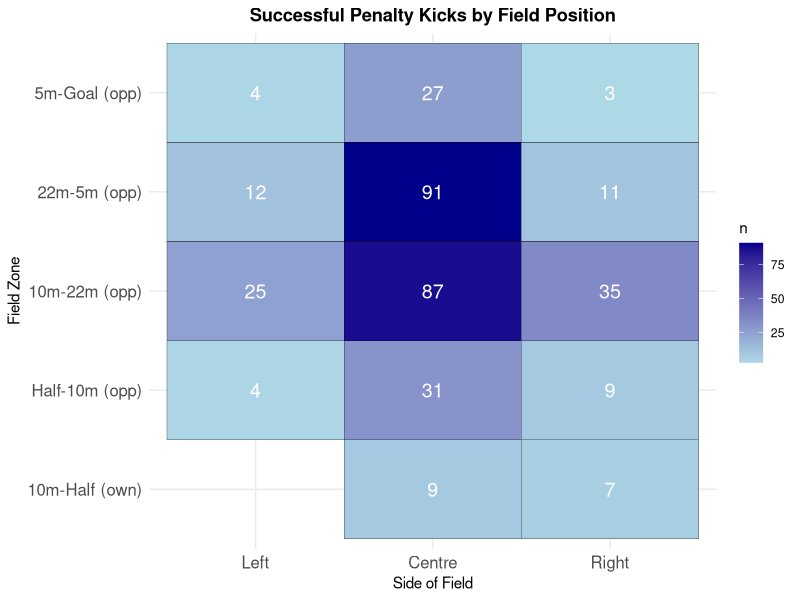
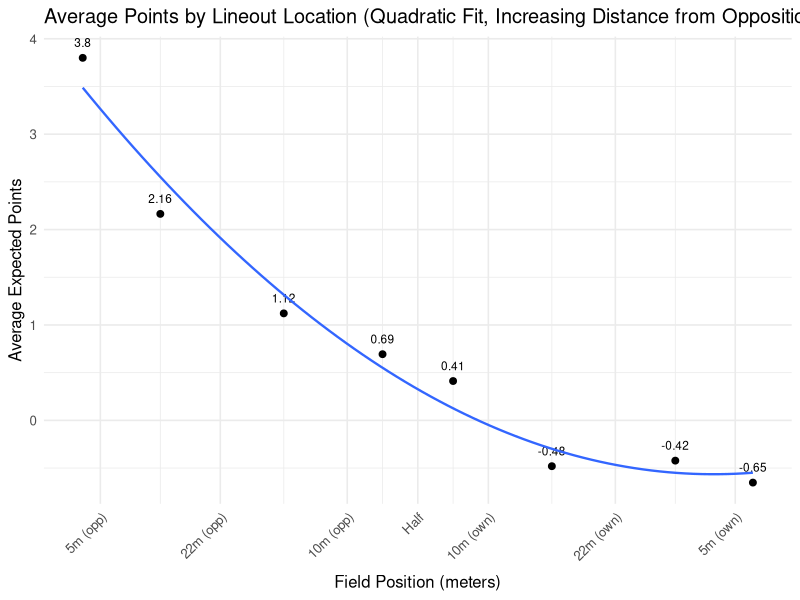
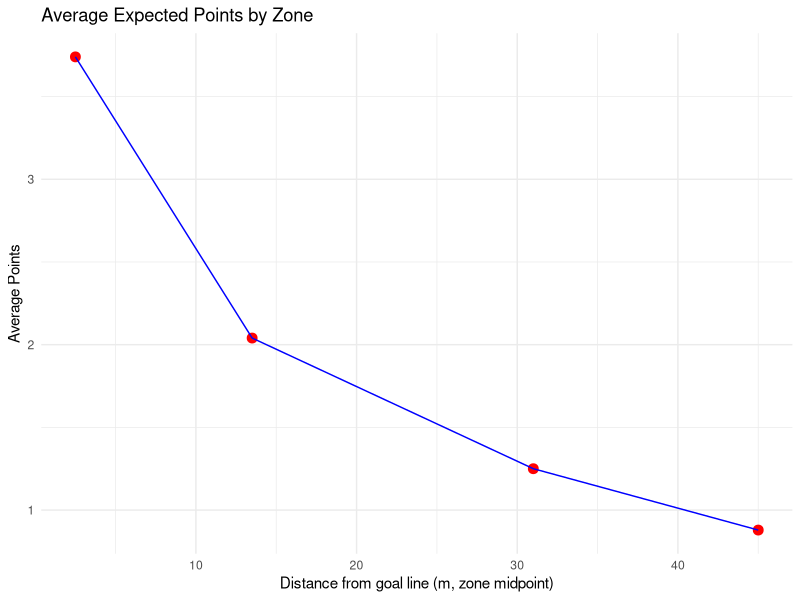
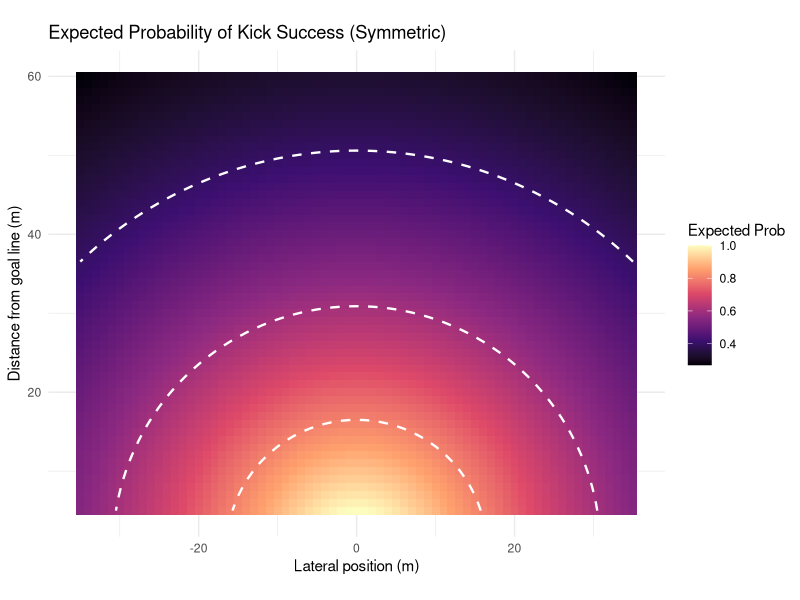
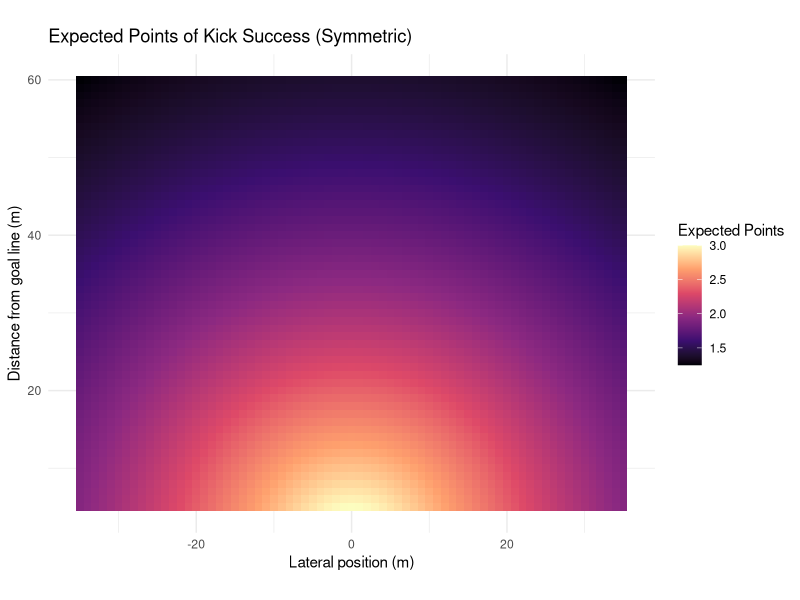
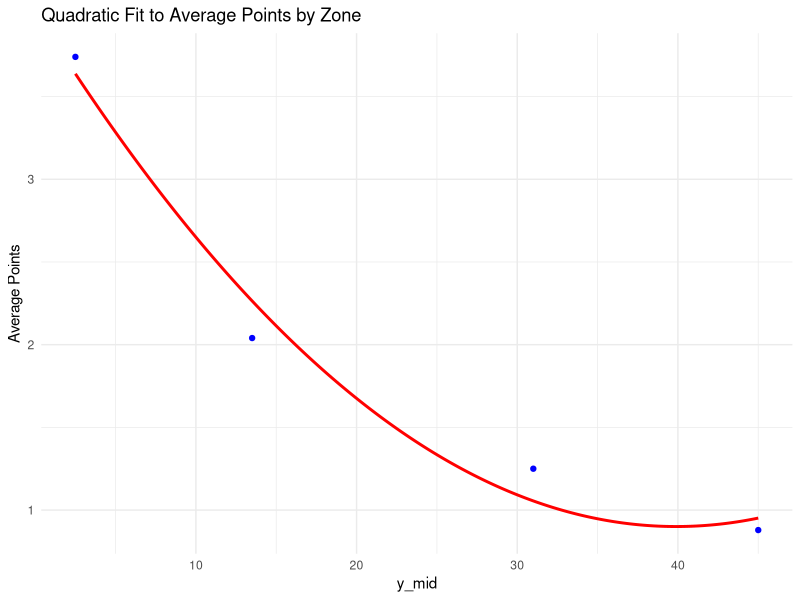
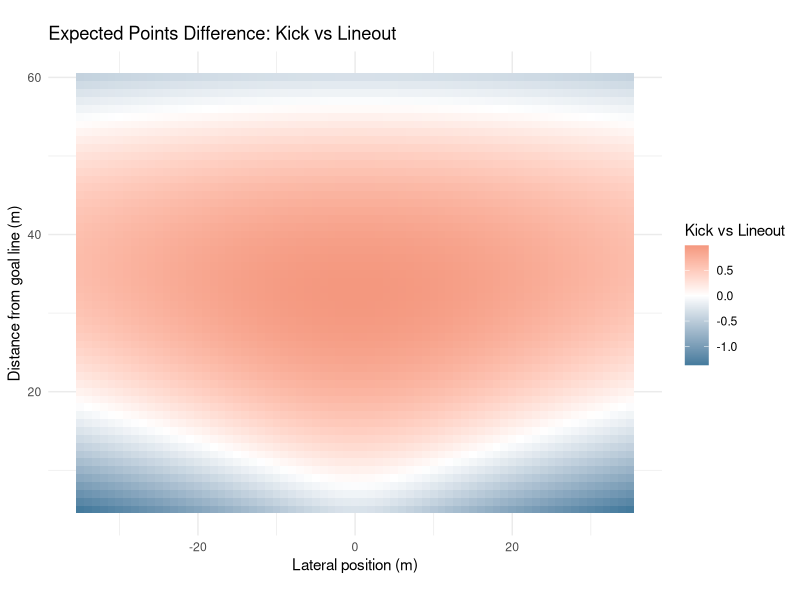
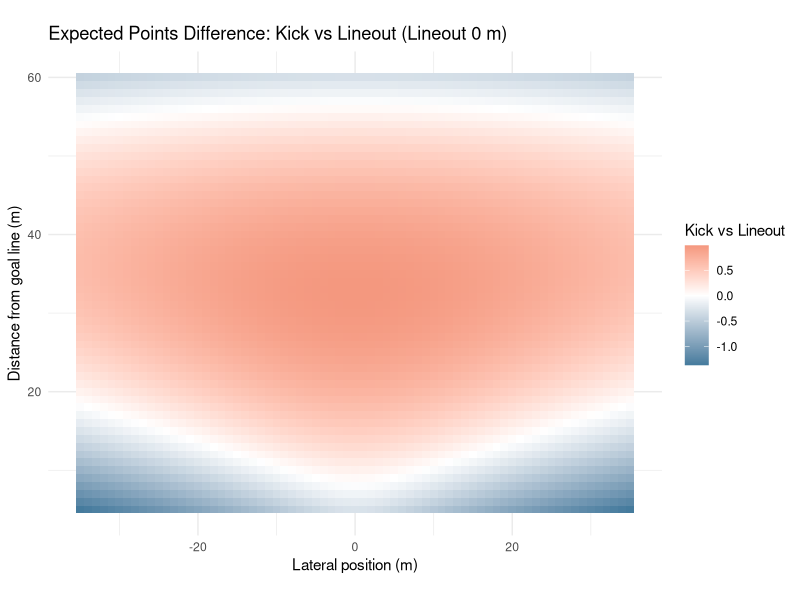

Reproduce these figures in R, in order.
##################
### REFERENCES ###
##################

## Links to Article
# https://www.data-ruck.com/blog/predicting-kicks-outcome/
# https://journals.sagepub.com/doi/10.1177/22150218251365220

## Data Download Link
# https://zenodo.org/api/records/13851563/files-archive

# Goal Kicking Data
# https://www.sciencedirect.com/science/article/pii/S1440244014000255


################
### PACKAGES ###
################

# install.packages("patchwork")
library(patchwork)

# install.packages("stringr")
library(stringr)

# install.packages("tidyverse")
library(tidyverse)

# install.packages("dplyr")
library(dplyr)

#################
### DATA LOAD ###
#################

# run from project directory (or within .Rproj)
phase_data = read_csv("data/phase_2018-19.csv")
# preview data
head(phase_data)

########################
### DATA EXPLORATION ###
#######################

# location where the phase began, determined determined by the metre lines dividing the pitch
unique(phase_data$Location)

# period between subsequent rucks
unique(phase_data$Phase)

# location on the pitch where the phase began, determined by the lineout lines dividing the pitch
unique(phase_data$Side)

# how did the play start?
unique(phase_data$Play_Start)

# upon scoring, the event was assigned to all phases since the previous scoring event
unique(phase_data$Outcome)

# points difference (I'm assuming for whoever has possession of the ball)
## oftentimes this is from perspective of the home team, but if it flips back and forth w/ possession then you're right
unique(phase_data$Points_Difference)

# remove instances when cards occur
phase_data <- phase_data %>%
  filter(
    Red_Cards_Own == 0,
    Red_Cards_Opp == 0,
    Yellow_Cards_Own == 0,
    Yellow_Cards_Opp == 0
  ) %>%
  select(-Red_Cards_Own, -Red_Cards_Opp, -Yellow_Cards_Own, -Yellow_Cards_Opp)

# get restarts
restarts <- phase_data %>%
  filter(Play_Start == "Restart Kick", Phase ==1)

# list of unique restart locations
unique(restarts$Location)

# successfulpenalty kicks and locations
successful_penalty_kicks <- phase_data %>%
  arrange(ID) %>% 
  mutate(
    prev_location = lag(Location),          # previous play location
    prev_team = lag(Team_In_Poss),          # previous team in possession
    prev_side = lag(Side),                  # previous side
    score_change = Points_Difference - lag(Points_Difference),
    
    # flip certain "own" zones to "opp"
    prev_location = case_when(
      prev_location == "Goal-5m (own)"   ~ "5m-Goal (opp)",
      prev_location == "5m-22m (own)"    ~ "22m-5m (opp)",
      prev_location == "22m-10m (own)"   ~ "10m-22m (opp)",
      TRUE ~ prev_location
    )
  ) %>%
  # isolate for 3-point scores
  filter(
    abs(score_change) == 3
  ) %>%
  select(ID, Round, Home, Away, Location, prev_location, prev_team, prev_side, Points_Difference, Outcome)
# preview data
print(successful_penalty_kicks)


# mapping successful penalty kicks

zone_levels <- c("Goal-5m (own)", "5m-22m (own)", "22m-10m (own)", "10m-Half (own)",
                 "Half-10m (opp)", "10m-22m (opp)", "22m-5m (opp)", "5m-Goal (opp)")

successful_penalty_kicks <- successful_penalty_kicks %>%
  mutate(
    prev_location = factor(prev_location, levels = zone_levels),
    prev_side = factor(prev_side, levels = c("Left", "Centre", "Right"))
  )

field_counts <- successful_penalty_kicks %>%
  count(prev_location, prev_side)

p1 <- ggplot(field_counts, aes(x = prev_side, y = prev_location, fill = n)) +
  geom_tile(color = "black") +
  geom_text(aes(label = n), color = "white", size = 5) +
  scale_fill_gradient(low = "lightblue", high = "darkblue") +
  labs(title = "Successful Penalty Kicks by Field Position",
       x = "Side of Field",
       y = "Field Zone") +
  theme_minimal() +
  theme(
    axis.text.x = element_text(size = 12),
    axis.text.y = element_text(size = 12),
    plot.title = element_text(hjust = 0.5, face = "bold")
  )

ggsave("plots/penalty_kicks_by_position.png", p1, width = 10, height = 8, dpi = 300)

# expected points of lineout in different locations

phase_data <- phase_data %>%
  mutate(
    # extract signed numbers inside parentheses: (+3), (-3), etc.
    points = str_extract(Outcome, "[-+]?\\d+") %>% as.numeric(),
    
    # handle cases with no number (e.g. "no score", turnovers)
    points = ifelse(is.na(points), 0, points)
  )

zones <- c(
  "5m-Goal (opp)",
  "22m-5m (opp)",
  "10m-22m (opp)",
  "Half-10m (opp)",
  "10m-Half (own)",
  "22m-10m (own)",
  "5m-22m (own)",
  "Goal-5m (own)"
)

lineouts_clean <- phase_data %>%
  filter(
    Play_Start == "Lineout",
    Location %in% zones,
    Phase == 1
  ) %>%
  arrange(Round, Home, Away, Team_In_Poss, desc(Seconds_Remaining)) %>%
  group_by(Round, Home, Away, Team_In_Poss, Points_Difference, Outcome) %>%
  mutate(time_gap = lag(Seconds_Remaining) - Seconds_Remaining,
         too_close = !is.na(time_gap) & time_gap < 200) %>%
  slice_head(n = 1) %>%
  ungroup()

expected_points_by_zone <- lineouts_clean %>%
  group_by(Location) %>%
  summarise(
    n_phases = n(),
    avg_points = mean(points, na.rm = TRUE),
    total_points = sum(points, na.rm = TRUE),
    .groups = "drop"
)

print(expected_points_by_zone)

# Expected Points of Lineout All Areas of the pitch

zones_order <- c(
  "5m-Goal (opp)",
  "22m-5m (opp)",
  "10m-22m (opp)",
  "Half-10m (opp)",
  "10m-Half (own)",
  "22m-10m (own)",
  "5m-22m (own)",
  "Goal-5m (own)"
)

expected_points_by_zone <- lineouts_clean %>%
  group_by(Location) %>%
  summarise(
    n_phases = n(),
    avg_points = mean(points, na.rm = TRUE),
    total_points = sum(points, na.rm = TRUE),
    .groups = "drop"
  ) %>%
  mutate(Location = factor(Location, levels = zones_order)) %>%
  arrange(Location)

# Print Table
print(expected_points_by_zone)

# Plot of Meteres vs Expected Points of Lineout

field_lines <- c(5, 22, 40, 50, 60, 78, 95)
line_names <- c("5m (opp)", "22m (opp)", "10m (opp)", "Half", "10m (own)", "22m (own)", "5m (own)")

zone_meters <- c(2.5, 13.5, 31, 45, 55, 69, 86.5, 97.5)

expected_points_by_zone$Location <- factor(expected_points_by_zone$Location, levels = zones_order)
expected_points_by_zone$meter_x <- zone_meters[match(as.character(expected_points_by_zone$Location), zones_order)]

lineout_plot <- ggplot(expected_points_by_zone, aes(x = meter_x, y = avg_points)) +
  geom_point(size = 2) +
  geom_text(aes(label = round(avg_points, 2)), vjust = -1.2, size = 3, check_overlap = TRUE) +
  geom_smooth(method = "lm", formula = y ~ poly(x, 2), se = FALSE, linewidth = 0.8) +
  scale_x_continuous(
    breaks = field_lines,
    labels = line_names,
    expand = expansion(add = c(3, 3)),
    limits = c(0, 100)  # ensures full field range
  ) +
  labs(
    title = "Average Points by Lineout Location (Quadratic Fit, Increasing Distance from Opposition Goal Line)",
    x = "Field Position (meters)",
    y = "Average Expected Points"
  ) +
  theme_minimal(base_size = 12) +
  theme(
    axis.text.x = element_text(angle = 45, hjust = 1),
    axis.title.x = element_text(margin = margin(t = 8))
  )

ggsave("plots/lineout_plot.png", lineout_plot, width = 10, height = 6, dpi = 300)

df <- tibble::tibble(
  y_mid = c(31, 13.5, 2.5, 45),
  avg_points = c(1.25, 2.04, 3.74, 0.879)
)

p2 <- ggplot(df, aes(x = y_mid, y = avg_points)) +
  geom_point(size = 3, color = "red") +
  geom_line(group = 1, color = "blue") +
  labs(
    title = "Average Expected Points by Zone",
    x = "Distance from goal line (m, zone midpoint)",
    y = "Average Points"
  ) +
  theme_minimal()

ggsave("plots/expected_points_by_zone.png", p2, width = 10, height = 6, dpi = 300)

# coefficients from logistic regression (REPLICATE THIS)
beta_angle <- 0.45
beta_distance <- -0.022
intercept <- -1.78

x_vals <- seq(-35, 35, by = 1)
y_vals <- seq(5, 60, by = 1)
grid <- expand.grid(x = x_vals, y = y_vals)

# SET THIS AS DEFAULT VALUE, CORRECT IF NOT SO
post_half_width <- 2.81

# logistic function
logit_prob <- function(angle, distance) {
  1 / (1 + exp(-(beta_angle * angle + beta_distance * distance + intercept)))
}

compute_expected_points <- function(x, y, post_half_width = 2.81) {
  # positions of the posts along the x-axis
  left_post_x  <- -post_half_width
  right_post_x <-  post_half_width
  
  # distances to the posts from kicker at (x, y)
  angle_left  <- atan2(x + left_post_x, y)
  angle_right <- atan2(x - right_post_x, y)
  
  # angular width of target
  angle <- angle_right - angle_left
  
  # logistic probability
  distance <- sqrt(x^2 + y^2)
  prob_raw <- logit_prob(angle, distance)
  
  prob_raw
}

grid <- grid %>%
  mutate(
    prob_raw_pos = compute_expected_points(x, y),
    prob_raw_neg = compute_expected_points(-x, y),  # mirror kicker position
    prob_raw_max = pmax(prob_raw_pos, prob_raw_neg)
  ) %>%
  mutate(
    prob = prob_raw_max / max(prob_raw_max),
    expected_points = prob * 3 + (1-prob)*0.604    # 6.04 obtained from expected points following a 22 meter drop out
  )


# plot symmetric heatmap
thresholds <- c(0.8, 0.6, 0.4, 0.2)

p3 <- ggplot(grid, aes(x = x, y = y, fill = prob)) +
  geom_tile() +
  geom_contour(aes(z = prob),
               breaks = thresholds,
               color = "white",
               linewidth = 0.8,
               linetype = "dashed") +
  scale_fill_viridis_c(option = "magma", name = "Expected Prob") +
  coord_fixed() +
  labs(
    title = "Expected Probability of Kick Success (Symmetric)",
    x = "Lateral position (m)",
    y = "Distance from goal line (m)"
  ) +
  theme_minimal()

ggsave("plots/kick_success_probability.png", p3, width = 12, height = 10, dpi = 300)

p4 <- ggplot(grid, aes(x = x, y = y, fill = expected_points)) +
  geom_tile() +
  scale_fill_viridis_c(option = "magma", name = "Expected Points") +
  coord_fixed() +
  labs(
    title = "Expected Points of Kick Success (Symmetric)",
    x = "Lateral position (m)",
    y = "Distance from goal line (m)"
  ) +
  theme_minimal()

ggsave("plots/expected_points_heatmap.png", p4, width = 12, height = 10, dpi = 300)



# Expected Points after Penalty miss (drop kick from opposition 22m)

all_restarts <- restarts

head(all_restarts)
table(all_restarts$Location)

# Need to Remove All Restarts After Tries and Penalties

restarts_not_after_score <- phase_data %>%
  mutate(
    prev_ID = lag(ID),
    prev_Points = lag(Points_Difference),
    prev_Play = lag(Play_Start),
    prev_Team_In_Poss = lag(Team_In_Poss)
  ) %>%
  filter(
    Phase == 1,
    Play_Start == "Restart Kick",
    !is.na(prev_ID),
    abs(Points_Difference - prev_Points) == 0,
    Seconds_Remaining < 4795,
    !between(Seconds_Remaining, 2390, 2400)
  )



head(restarts_not_after_score)
table(restarts_not_after_score$Location)


# Filtering out unreasonable locations

avg_points_by_location_restarts <- restarts_not_after_score %>%
  group_by(Location) %>%
  summarise(
    n = n(),
    avg_expected_points = mean(points, na.rm = TRUE)
  ) %>%
  arrange(desc(avg_expected_points))

print(avg_points_by_location_restarts)

overall_avg_points_restarts <- restarts_not_after_score %>%
  summarise(overall_avg_expected_points = mean(points, na.rm = TRUE))

print(overall_avg_points_restarts)


# lineout expected points

expected_points_by_zone <- tibble(
  Location = c("10m-22m (opp)", "22m-5m (opp)", "5m-Goal (opp)", "Half-10m (opp)"),
  y_mid = c(31, 13.5, 2.5, 45),
  avg_points = c(1.25, 2.04, 3.74, 0.879)
)

# fit quadratic function
quad_fit <- lm(avg_points ~ poly(y_mid, 2, raw = TRUE), data = expected_points_by_zone)

y_dense <- seq(min(expected_points_by_zone$y_mid),
               max(expected_points_by_zone$y_mid), length.out = 500)

fitted_dense <- predict(quad_fit, newdata = data.frame(y_mid = y_dense))

p5 <- ggplot() +
  geom_point(data = expected_points_by_zone, aes(x = y_mid, y = avg_points), color = "blue") +
  geom_line(aes(x = y_dense, y = fitted_dense), color = "red", linewidth = 1) +
  labs(title = "Quadratic Fit to Average Points by Zone",
       x = "y_mid",
       y = "Average Points") +
  theme_minimal()

ggsave("plots/quadratic_fit.png", p5, width = 10, height = 6, dpi = 300)

interpolate_quad <- function(x) {
  predict(quad_fit, newdata = data.frame(y_mid = x))
}

grid <- grid %>%
  mutate(
    avg_points_interp = interpolate_quad(y),
    point_diff = expected_points - avg_points_interp
  )

# graph of if the lineout takes place at the same distance from goal as kick
p6 <- ggplot(grid, aes(x = x, y = y, fill = point_diff)) +
  geom_tile() +
  scale_fill_gradient2(
    low = "#457B9D",    # darker blue for negative
    mid = "white",       # zero
    high = "#E76F51",   # darker orange/red for positive
    midpoint = 0,
    name = "Kick vs Lineout"
  ) +
  coord_fixed() +
  labs(
    title = "Expected Points Difference: Kick vs Lineout",
    x = "Lateral position (m)",
    y = "Distance from goal line (m)"
  ) +
  theme_minimal()

ggsave("plots/kick_vs_lineout_comparison.png", p6, width = 12, height = 10, dpi = 300)

# with a y shift

y_shifts <- c(0, -5, -10, -15, -20)

plots <- lapply(y_shifts, function(shift) {
  
  grid_shifted <- grid %>%
    mutate(
      avg_points_interp = pmin(interpolate_quad(y + shift), 3.74),  # cap at 3.74
      point_diff = expected_points - avg_points_interp
    )
  
  p <- ggplot(grid_shifted, aes(x = x, y = y, fill = point_diff)) +
    geom_tile() +
    scale_fill_gradient2(
      low = "#457B9D",    # darker blue for negative
      mid = "white",       # zero
      high = "#E76F51",   # darker orange/red for positive
      midpoint = 0,
      name = "Kick vs Lineout"
    ) +
    coord_fixed() +
    labs(
      title = paste("Expected Points Difference: Kick vs Lineout (Lineout", shift, "m)"),
      x = "Lateral position (m)",
      y = "Distance from goal line (m)"
    ) +
    theme_minimal()
  
  # Save each plot
  filename <- paste0("plots/kick_vs_lineout_shift_", abs(shift), "m.png")
  ggsave(filename, p, width = 12, height = 10, dpi = 300)
  
  p
})
